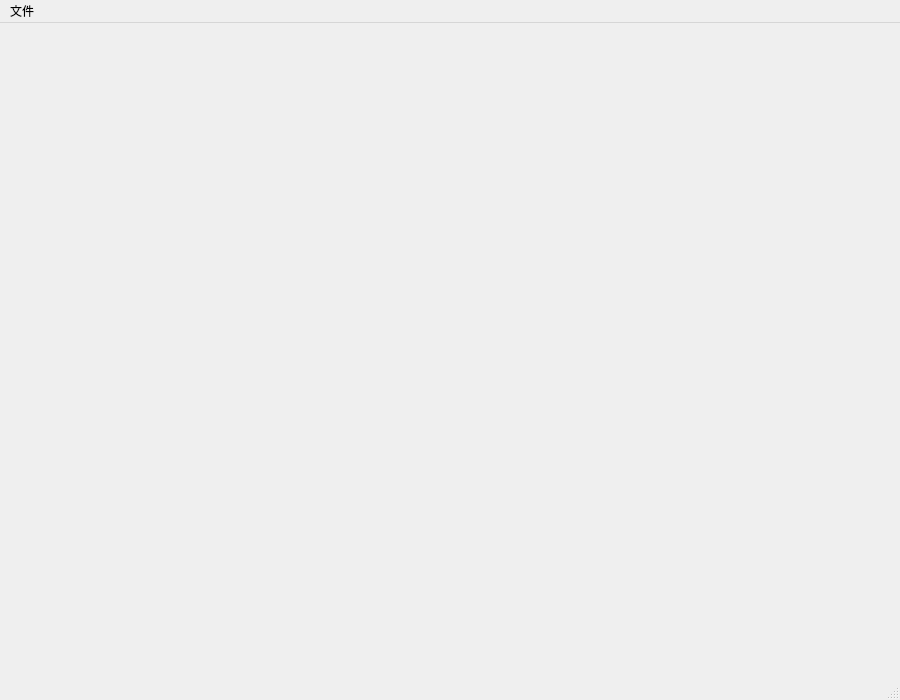
<?xml version="1.0" encoding="UTF-8"?>
<ui version="4.0">
 <class>MainWindow</class>
 <widget class="QMainWindow" name="MainWindow">
  <property name="geometry">
   <rect>
    <x>0</x>
    <y>0</y>
    <width>900</width>
    <height>700</height>
   </rect>
  </property>
  <property name="maximumSize">
   <size>
    <width>900</width>
    <height>700</height>
   </size>
  </property>
  <property name="windowTitle">
   <string>SE程序解析</string>
  </property>
  <widget class="QWidget" name="centralwidget">
   <layout class="QVBoxLayout" name="verticalLayout">
    <item>
     <layout class="QGridLayout" name="gridLayout"/>
    </item>
   </layout>
  </widget>
  <widget class="QMenuBar" name="menubar">
   <property name="geometry">
    <rect>
     <x>0</x>
     <y>0</y>
     <width>900</width>
     <height>23</height>
    </rect>
   </property>
   <widget class="QMenu" name="menu">
    <property name="title">
     <string>文件</string>
    </property>
    <addaction name="action_sepro"/>
    <addaction name="action_info"/>
    <addaction name="actionseproall"/>
   </widget>
   <addaction name="menu"/>
  </widget>
  <widget class="QStatusBar" name="statusbar"/>
  <action name="action_sepro">
   <property name="text">
    <string>打开sepro文件</string>
   </property>
  </action>
  <action name="action_info">
   <property name="text">
    <string>打开info文件</string>
   </property>
  </action>
  <action name="actionseproall">
   <property name="text">
    <string>sepro全部解析</string>
   </property>
  </action>
 </widget>
 <resources/>
 <connections/>
</ui>
